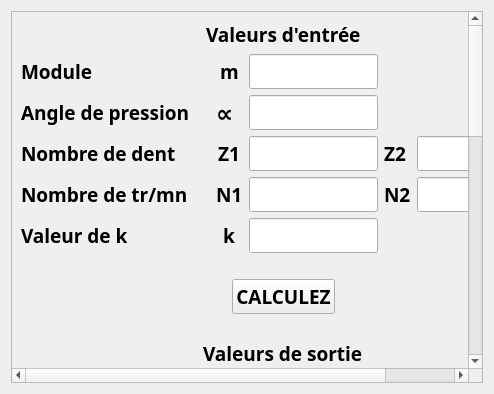
<?xml version="1.0" encoding="UTF-8"?>
<ui version="4.0">
 <class>denture_droite_ch1</class>
 <widget class="QWidget" name="denture_droite_ch1">
  <property name="geometry">
   <rect>
    <x>0</x>
    <y>0</y>
    <width>494</width>
    <height>394</height>
   </rect>
  </property>
  <property name="windowTitle">
   <string>Denture droite</string>
  </property>
  <layout class="QGridLayout" name="gridLayout_4">
   <item row="0" column="0">
    <widget class="QScrollArea" name="scrollArea">
     <property name="font">
      <font>
       <pointsize>14</pointsize>
      </font>
     </property>
     <property name="widgetResizable">
      <bool>true</bool>
     </property>
     <widget class="QWidget" name="scrollAreaWidgetContents_2">
      <property name="geometry">
       <rect>
        <x>0</x>
        <y>0</y>
        <width>467</width>
        <height>792</height>
       </rect>
      </property>
      <layout class="QGridLayout" name="gridLayout_3">
       <item row="2" column="0">
        <spacer name="horizontalSpacer_5">
         <property name="orientation">
          <enum>Qt::Horizontal</enum>
         </property>
         <property name="sizeHint" stdset="0">
          <size>
           <width>40</width>
           <height>20</height>
          </size>
         </property>
        </spacer>
       </item>
       <item row="3" column="0" alignment="Qt::AlignHCenter">
        <widget class="QPushButton" name="pushButton_2">
         <property name="font">
          <font>
           <family>Arial Black</family>
           <weight>75</weight>
           <bold>true</bold>
          </font>
         </property>
         <property name="text">
          <string>RETOUR</string>
         </property>
        </widget>
       </item>
       <item row="0" column="0">
        <layout class="QVBoxLayout" name="verticalLayout_8">
         <item>
          <layout class="QVBoxLayout" name="verticalLayout_7">
           <item>
            <layout class="QVBoxLayout" name="verticalLayout_6">
             <item>
              <layout class="QVBoxLayout" name="verticalLayout_5">
               <item>
                <layout class="QVBoxLayout" name="verticalLayout_4">
                 <item alignment="Qt::AlignHCenter">
                  <widget class="QLabel" name="label_2">
                   <property name="font">
                    <font>
                     <family>Arial Black</family>
                     <pointsize>14</pointsize>
                     <weight>75</weight>
                     <bold>true</bold>
                    </font>
                   </property>
                   <property name="text">
                    <string>Valeurs d'entrée</string>
                   </property>
                  </widget>
                 </item>
                </layout>
               </item>
               <item>
                <layout class="QHBoxLayout" name="horizontalLayout_2">
                 <item>
                  <layout class="QVBoxLayout" name="verticalLayout_3">
                   <item>
                    <widget class="QLabel" name="label_3">
                     <property name="font">
                      <font>
                       <family>Arial Black</family>
                       <pointsize>14</pointsize>
                       <weight>75</weight>
                       <bold>true</bold>
                      </font>
                     </property>
                     <property name="text">
                      <string>Module</string>
                     </property>
                    </widget>
                   </item>
                   <item>
                    <widget class="QLabel" name="label_4">
                     <property name="font">
                      <font>
                       <family>Arial Black</family>
                       <pointsize>14</pointsize>
                       <weight>75</weight>
                       <bold>true</bold>
                      </font>
                     </property>
                     <property name="text">
                      <string>Angle de pression</string>
                     </property>
                    </widget>
                   </item>
                   <item>
                    <widget class="QLabel" name="label_5">
                     <property name="font">
                      <font>
                       <family>Arial Black</family>
                       <pointsize>14</pointsize>
                       <weight>75</weight>
                       <bold>true</bold>
                      </font>
                     </property>
                     <property name="text">
                      <string>Nombre de dent</string>
                     </property>
                    </widget>
                   </item>
                   <item>
                    <widget class="QLabel" name="label_6">
                     <property name="font">
                      <font>
                       <family>Arial Black</family>
                       <pointsize>14</pointsize>
                       <weight>75</weight>
                       <bold>true</bold>
                      </font>
                     </property>
                     <property name="text">
                      <string>Nombre de tr/mn</string>
                     </property>
                    </widget>
                   </item>
                   <item>
                    <widget class="QLabel" name="label_7">
                     <property name="font">
                      <font>
                       <family>Arial Black</family>
                       <pointsize>14</pointsize>
                       <weight>75</weight>
                       <bold>true</bold>
                      </font>
                     </property>
                     <property name="text">
                      <string>Valeur de k</string>
                     </property>
                    </widget>
                   </item>
                  </layout>
                 </item>
                 <item>
                  <spacer name="verticalSpacer">
                   <property name="font">
                    <font>
                     <pointsize>14</pointsize>
                    </font>
                   </property>
                   <property name="orientation">
                    <enum>Qt::Vertical</enum>
                   </property>
                   <property name="sizeHint" stdset="0">
                    <size>
                     <width>20</width>
                     <height>40</height>
                    </size>
                   </property>
                  </spacer>
                 </item>
                 <item>
                  <layout class="QGridLayout" name="gridLayout_2">
                   <item row="4" column="1">
                    <widget class="QLineEdit" name="lineEdit_5_k">
                     <property name="font">
                      <font>
                       <family>Arial Black</family>
                       <pointsize>14</pointsize>
                       <weight>75</weight>
                       <bold>true</bold>
                      </font>
                     </property>
                     <property name="text">
                      <string/>
                     </property>
                    </widget>
                   </item>
                   <item row="2" column="1">
                    <widget class="QLineEdit" name="lineEdit_7_Z1">
                     <property name="font">
                      <font>
                       <family>Arial Black</family>
                       <pointsize>14</pointsize>
                       <weight>75</weight>
                       <bold>true</bold>
                      </font>
                     </property>
                    </widget>
                   </item>
                   <item row="2" column="0" alignment="Qt::AlignHCenter">
                    <widget class="QLabel" name="label_30">
                     <property name="font">
                      <font>
                       <family>Arial Black</family>
                       <pointsize>14</pointsize>
                       <weight>75</weight>
                       <bold>true</bold>
                      </font>
                     </property>
                     <property name="text">
                      <string>Z1</string>
                     </property>
                    </widget>
                   </item>
                   <item row="4" column="0" alignment="Qt::AlignHCenter">
                    <widget class="QLabel" name="label_34">
                     <property name="font">
                      <font>
                       <family>Arial Black</family>
                       <pointsize>14</pointsize>
                       <weight>75</weight>
                       <bold>true</bold>
                      </font>
                     </property>
                     <property name="text">
                      <string>k</string>
                     </property>
                    </widget>
                   </item>
                   <item row="3" column="1">
                    <widget class="QLineEdit" name="lineEdit_13_N1">
                     <property name="font">
                      <font>
                       <family>Arial Black</family>
                       <pointsize>14</pointsize>
                       <weight>75</weight>
                       <bold>true</bold>
                      </font>
                     </property>
                    </widget>
                   </item>
                   <item row="3" column="0" alignment="Qt::AlignHCenter">
                    <widget class="QLabel" name="label_33">
                     <property name="font">
                      <font>
                       <family>Arial Black</family>
                       <pointsize>14</pointsize>
                       <weight>75</weight>
                       <bold>true</bold>
                      </font>
                     </property>
                     <property name="text">
                      <string>N1</string>
                     </property>
                    </widget>
                   </item>
                   <item row="0" column="0" alignment="Qt::AlignHCenter">
                    <widget class="QLabel" name="label_25">
                     <property name="font">
                      <font>
                       <family>Arial Black</family>
                       <pointsize>14</pointsize>
                       <weight>75</weight>
                       <bold>true</bold>
                      </font>
                     </property>
                     <property name="text">
                      <string>m</string>
                     </property>
                    </widget>
                   </item>
                   <item row="0" column="1">
                    <widget class="QLineEdit" name="lineEdit_12_module">
                     <property name="font">
                      <font>
                       <family>Arial Black</family>
                       <pointsize>14</pointsize>
                       <weight>75</weight>
                       <bold>true</bold>
                      </font>
                     </property>
                    </widget>
                   </item>
                   <item row="1" column="0">
                    <widget class="QLabel" name="label_27">
                     <property name="font">
                      <font>
                       <family>Arial Black</family>
                       <pointsize>18</pointsize>
                       <weight>75</weight>
                       <bold>true</bold>
                      </font>
                     </property>
                     <property name="text">
                      <string>∝</string>
                     </property>
                    </widget>
                   </item>
                   <item row="1" column="1">
                    <widget class="QLineEdit" name="lineEdit_2_alpha">
                     <property name="font">
                      <font>
                       <family>Arial Black</family>
                       <pointsize>14</pointsize>
                       <weight>75</weight>
                       <bold>true</bold>
                      </font>
                     </property>
                    </widget>
                   </item>
                   <item row="2" column="2">
                    <widget class="QLabel" name="label_46">
                     <property name="font">
                      <font>
                       <family>Arial Black</family>
                       <pointsize>14</pointsize>
                       <weight>75</weight>
                       <bold>true</bold>
                      </font>
                     </property>
                     <property name="text">
                      <string>Z2</string>
                     </property>
                    </widget>
                   </item>
                   <item row="3" column="3">
                    <widget class="QLineEdit" name="lineEdit_23_N2">
                     <property name="font">
                      <font>
                       <family>Arial Black</family>
                       <pointsize>14</pointsize>
                       <weight>75</weight>
                       <bold>true</bold>
                      </font>
                     </property>
                    </widget>
                   </item>
                   <item row="2" column="3">
                    <widget class="QLineEdit" name="lineEdit_22_Z2">
                     <property name="font">
                      <font>
                       <family>Arial Black</family>
                       <pointsize>14</pointsize>
                       <weight>75</weight>
                       <bold>true</bold>
                      </font>
                     </property>
                    </widget>
                   </item>
                   <item row="3" column="2">
                    <widget class="QLabel" name="label_47">
                     <property name="font">
                      <font>
                       <family>Arial Black</family>
                       <pointsize>14</pointsize>
                       <weight>75</weight>
                       <bold>true</bold>
                      </font>
                     </property>
                     <property name="text">
                      <string>N2</string>
                     </property>
                    </widget>
                   </item>
                  </layout>
                 </item>
                </layout>
               </item>
              </layout>
             </item>
             <item>
              <spacer name="horizontalSpacer_2">
               <property name="font">
                <font>
                 <pointsize>14</pointsize>
                </font>
               </property>
               <property name="orientation">
                <enum>Qt::Horizontal</enum>
               </property>
               <property name="sizeHint" stdset="0">
                <size>
                 <width>40</width>
                 <height>20</height>
                </size>
               </property>
              </spacer>
             </item>
             <item alignment="Qt::AlignHCenter">
              <widget class="QPushButton" name="pushButton">
               <property name="maximumSize">
                <size>
                 <width>180</width>
                 <height>180</height>
                </size>
               </property>
               <property name="font">
                <font>
                 <family>Arial Black</family>
                 <pointsize>14</pointsize>
                 <weight>75</weight>
                 <bold>true</bold>
                </font>
               </property>
               <property name="text">
                <string>CALCULEZ</string>
               </property>
              </widget>
             </item>
            </layout>
           </item>
           <item>
            <spacer name="horizontalSpacer_3">
             <property name="font">
              <font>
               <pointsize>14</pointsize>
              </font>
             </property>
             <property name="orientation">
              <enum>Qt::Horizontal</enum>
             </property>
             <property name="sizeHint" stdset="0">
              <size>
               <width>40</width>
               <height>20</height>
              </size>
             </property>
            </spacer>
           </item>
           <item alignment="Qt::AlignHCenter">
            <widget class="QLabel" name="label_45">
             <property name="font">
              <font>
               <family>Arial Black</family>
               <pointsize>14</pointsize>
               <weight>75</weight>
               <bold>true</bold>
              </font>
             </property>
             <property name="text">
              <string>Valeurs de sortie</string>
             </property>
            </widget>
           </item>
          </layout>
         </item>
         <item>
          <layout class="QHBoxLayout" name="horizontalLayout_3">
           <item>
            <layout class="QVBoxLayout" name="verticalLayout_2">
             <item>
              <widget class="QLabel" name="label_16">
               <property name="font">
                <font>
                 <family>Arial Black</family>
                 <pointsize>14</pointsize>
                 <weight>75</weight>
                 <bold>true</bold>
                </font>
               </property>
               <property name="text">
                <string>Rapport d'engrenage</string>
               </property>
              </widget>
             </item>
             <item>
              <widget class="QLabel" name="label_17">
               <property name="font">
                <font>
                 <family>Arial Black</family>
                 <pointsize>14</pointsize>
                 <weight>75</weight>
                 <bold>true</bold>
                </font>
               </property>
               <property name="text">
                <string>Rapport de transmission</string>
               </property>
              </widget>
             </item>
             <item>
              <widget class="QLabel" name="label_8">
               <property name="font">
                <font>
                 <family>Arial Black</family>
                 <pointsize>14</pointsize>
                 <weight>75</weight>
                 <bold>true</bold>
                </font>
               </property>
               <property name="text">
                <string>Pas au primitif</string>
               </property>
              </widget>
             </item>
             <item>
              <widget class="QLabel" name="label_9">
               <property name="font">
                <font>
                 <family>Arial Black</family>
                 <pointsize>14</pointsize>
                 <weight>75</weight>
                 <bold>true</bold>
                </font>
               </property>
               <property name="text">
                <string>Pas de base</string>
               </property>
              </widget>
             </item>
             <item>
              <widget class="QLabel" name="label_10">
               <property name="font">
                <font>
                 <family>Arial Black</family>
                 <pointsize>14</pointsize>
                 <weight>75</weight>
                 <bold>true</bold>
                </font>
               </property>
               <property name="text">
                <string>Diamètre primitif</string>
               </property>
              </widget>
             </item>
             <item>
              <widget class="QLabel" name="label_11">
               <property name="font">
                <font>
                 <family>Arial Black</family>
                 <pointsize>14</pointsize>
                 <weight>75</weight>
                 <bold>true</bold>
                </font>
               </property>
               <property name="text">
                <string>Entraxe entre les deux roues</string>
               </property>
              </widget>
             </item>
             <item>
              <widget class="QLabel" name="label_12">
               <property name="font">
                <font>
                 <family>Arial Black</family>
                 <pointsize>14</pointsize>
                 <weight>75</weight>
                 <bold>true</bold>
                </font>
               </property>
               <property name="text">
                <string>Diamètre de tête</string>
               </property>
              </widget>
             </item>
             <item>
              <widget class="QLabel" name="label_14">
               <property name="font">
                <font>
                 <family>Arial Black</family>
                 <pointsize>14</pointsize>
                 <weight>75</weight>
                 <bold>true</bold>
                </font>
               </property>
               <property name="text">
                <string>Diamètre de pied</string>
               </property>
              </widget>
             </item>
             <item>
              <widget class="QLabel" name="label_13">
               <property name="font">
                <font>
                 <family>Arial Black</family>
                 <pointsize>14</pointsize>
                 <weight>75</weight>
                 <bold>true</bold>
                </font>
               </property>
               <property name="text">
                <string>Diamètre de base</string>
               </property>
              </widget>
             </item>
             <item>
              <widget class="QLabel" name="label_15">
               <property name="font">
                <font>
                 <family>Arial Black</family>
                 <pointsize>14</pointsize>
                 <weight>75</weight>
                 <bold>true</bold>
                </font>
               </property>
               <property name="text">
                <string>Saillie</string>
               </property>
              </widget>
             </item>
             <item>
              <widget class="QLabel" name="label_18">
               <property name="font">
                <font>
                 <family>Arial Black</family>
                 <pointsize>14</pointsize>
                 <weight>75</weight>
                 <bold>true</bold>
                </font>
               </property>
               <property name="text">
                <string>Creux</string>
               </property>
              </widget>
             </item>
             <item>
              <widget class="QLabel" name="label_19">
               <property name="font">
                <font>
                 <family>Arial Black</family>
                 <pointsize>14</pointsize>
                 <weight>75</weight>
                 <bold>true</bold>
                </font>
               </property>
               <property name="text">
                <string>Hauteur de la dent</string>
               </property>
              </widget>
             </item>
             <item>
              <widget class="QLabel" name="label_20">
               <property name="font">
                <font>
                 <family>Arial Black</family>
                 <pointsize>14</pointsize>
                 <weight>75</weight>
                 <bold>true</bold>
                </font>
               </property>
               <property name="text">
                <string>Epaisseur de la dent</string>
               </property>
              </widget>
             </item>
             <item>
              <widget class="QLabel" name="label_21">
               <property name="font">
                <font>
                 <family>Arial Black</family>
                 <pointsize>14</pointsize>
                 <weight>75</weight>
                 <bold>true</bold>
                </font>
               </property>
               <property name="text">
                <string>Intervalle</string>
               </property>
              </widget>
             </item>
             <item>
              <widget class="QLabel" name="label_23">
               <property name="font">
                <font>
                 <family>Arial Black</family>
                 <pointsize>14</pointsize>
                 <weight>75</weight>
                 <bold>true</bold>
                </font>
               </property>
               <property name="text">
                <string>Largeur de la dent</string>
               </property>
              </widget>
             </item>
            </layout>
           </item>
           <item>
            <spacer name="horizontalSpacer_4">
             <property name="font">
              <font>
               <pointsize>14</pointsize>
              </font>
             </property>
             <property name="orientation">
              <enum>Qt::Horizontal</enum>
             </property>
             <property name="sizeType">
              <enum>QSizePolicy::Minimum</enum>
             </property>
             <property name="sizeHint" stdset="0">
              <size>
               <width>40</width>
               <height>20</height>
              </size>
             </property>
            </spacer>
           </item>
           <item>
            <layout class="QGridLayout" name="gridLayout">
             <item row="2" column="2">
              <widget class="QLabel" name="label_48">
               <property name="font">
                <font>
                 <family>Arial Black</family>
                 <pointsize>14</pointsize>
                 <weight>75</weight>
                 <bold>true</bold>
                </font>
               </property>
               <property name="text">
                <string>P2</string>
               </property>
              </widget>
             </item>
             <item row="2" column="3">
              <widget class="QLineEdit" name="lineEdit_24_p2">
               <property name="font">
                <font>
                 <family>Arial Black</family>
                 <pointsize>14</pointsize>
                 <weight>75</weight>
                 <bold>true</bold>
                </font>
               </property>
              </widget>
             </item>
             <item row="14" column="1">
              <widget class="QLineEdit" name="lineEdit_20_b">
               <property name="font">
                <font>
                 <family>Arial Black</family>
                 <pointsize>14</pointsize>
                 <weight>75</weight>
                 <bold>true</bold>
                </font>
               </property>
              </widget>
             </item>
             <item row="13" column="0">
              <widget class="QLabel" name="label_28">
               <property name="font">
                <font>
                 <family>Arial Black</family>
                 <pointsize>14</pointsize>
                 <weight>75</weight>
                 <bold>true</bold>
                </font>
               </property>
               <property name="text">
                <string>e</string>
               </property>
              </widget>
             </item>
             <item row="8" column="1">
              <widget class="QLineEdit" name="lineEdit_9_db1">
               <property name="font">
                <font>
                 <family>Arial Black</family>
                 <pointsize>14</pointsize>
                 <weight>75</weight>
                 <bold>true</bold>
                </font>
               </property>
              </widget>
             </item>
             <item row="3" column="0">
              <widget class="QLabel" name="label_29">
               <property name="font">
                <font>
                 <family>Arial Black</family>
                 <pointsize>14</pointsize>
                 <weight>75</weight>
                 <bold>true</bold>
                </font>
               </property>
               <property name="text">
                <string>Pb</string>
               </property>
              </widget>
             </item>
             <item row="1" column="0">
              <widget class="QLabel" name="label_31">
               <property name="font">
                <font>
                 <family>Arial Black</family>
                 <pointsize>14</pointsize>
                 <weight>75</weight>
                 <bold>true</bold>
                </font>
               </property>
               <property name="text">
                <string>i</string>
               </property>
              </widget>
             </item>
             <item row="0" column="0">
              <widget class="QLabel" name="label_32">
               <property name="font">
                <font>
                 <family>Arial Black</family>
                 <pointsize>14</pointsize>
                 <weight>75</weight>
                 <bold>true</bold>
                </font>
               </property>
               <property name="text">
                <string>U</string>
               </property>
              </widget>
             </item>
             <item row="2" column="0">
              <widget class="QLabel" name="label_35">
               <property name="font">
                <font>
                 <family>Arial Black</family>
                 <pointsize>14</pointsize>
                 <weight>75</weight>
                 <bold>true</bold>
                </font>
               </property>
               <property name="text">
                <string>P1</string>
               </property>
              </widget>
             </item>
             <item row="12" column="0">
              <widget class="QLabel" name="label_36">
               <property name="font">
                <font>
                 <family>Arial Black</family>
                 <pointsize>14</pointsize>
                 <weight>75</weight>
                 <bold>true</bold>
                </font>
               </property>
               <property name="text">
                <string>S1</string>
               </property>
              </widget>
             </item>
             <item row="6" column="0">
              <widget class="QLabel" name="label_37">
               <property name="font">
                <font>
                 <family>Arial Black</family>
                 <pointsize>14</pointsize>
                 <weight>75</weight>
                 <bold>true</bold>
                </font>
               </property>
               <property name="text">
                <string>da1</string>
               </property>
              </widget>
             </item>
             <item row="7" column="0">
              <widget class="QLabel" name="label_39">
               <property name="font">
                <font>
                 <family>Arial Black</family>
                 <pointsize>14</pointsize>
                 <weight>75</weight>
                 <bold>true</bold>
                </font>
               </property>
               <property name="text">
                <string>df1</string>
               </property>
              </widget>
             </item>
             <item row="13" column="1">
              <widget class="QLineEdit" name="lineEdit_17_e">
               <property name="font">
                <font>
                 <family>Arial Black</family>
                 <pointsize>14</pointsize>
                 <weight>75</weight>
                 <bold>true</bold>
                </font>
               </property>
              </widget>
             </item>
             <item row="10" column="1">
              <widget class="QLineEdit" name="lineEdit_15_hf">
               <property name="font">
                <font>
                 <family>Arial Black</family>
                 <pointsize>14</pointsize>
                 <weight>75</weight>
                 <bold>true</bold>
                </font>
               </property>
              </widget>
             </item>
             <item row="4" column="0">
              <widget class="QLabel" name="label_38">
               <property name="font">
                <font>
                 <family>Arial Black</family>
                 <pointsize>14</pointsize>
                 <weight>75</weight>
                 <bold>true</bold>
                </font>
               </property>
               <property name="text">
                <string>d1</string>
               </property>
              </widget>
             </item>
             <item row="5" column="0">
              <widget class="QLabel" name="label_42">
               <property name="font">
                <font>
                 <family>Arial Black</family>
                 <pointsize>14</pointsize>
                 <weight>75</weight>
                 <bold>true</bold>
                </font>
               </property>
               <property name="text">
                <string>a</string>
               </property>
              </widget>
             </item>
             <item row="10" column="0">
              <widget class="QLabel" name="label_40">
               <property name="font">
                <font>
                 <family>Arial Black</family>
                 <pointsize>14</pointsize>
                 <weight>75</weight>
                 <bold>true</bold>
                </font>
               </property>
               <property name="text">
                <string>hf</string>
               </property>
              </widget>
             </item>
             <item row="11" column="0">
              <widget class="QLabel" name="label_41">
               <property name="font">
                <font>
                 <family>Arial Black</family>
                 <pointsize>14</pointsize>
                 <weight>75</weight>
                 <bold>true</bold>
                </font>
               </property>
               <property name="text">
                <string>h</string>
               </property>
              </widget>
             </item>
             <item row="9" column="0">
              <widget class="QLabel" name="label_44">
               <property name="font">
                <font>
                 <family>Arial Black</family>
                 <pointsize>14</pointsize>
                 <weight>75</weight>
                 <bold>true</bold>
                </font>
               </property>
               <property name="text">
                <string>ha</string>
               </property>
              </widget>
             </item>
             <item row="12" column="1">
              <widget class="QLineEdit" name="lineEdit_18_S1">
               <property name="font">
                <font>
                 <family>Arial Black</family>
                 <pointsize>14</pointsize>
                 <weight>75</weight>
                 <bold>true</bold>
                </font>
               </property>
              </widget>
             </item>
             <item row="8" column="0">
              <widget class="QLabel" name="label_43">
               <property name="font">
                <font>
                 <family>Arial Black</family>
                 <pointsize>14</pointsize>
                 <weight>75</weight>
                 <bold>true</bold>
                </font>
               </property>
               <property name="text">
                <string>db1</string>
               </property>
              </widget>
             </item>
             <item row="9" column="1">
              <widget class="QLineEdit" name="lineEdit_19_ha">
               <property name="font">
                <font>
                 <family>Arial Black</family>
                 <pointsize>14</pointsize>
                 <weight>75</weight>
                 <bold>true</bold>
                </font>
               </property>
              </widget>
             </item>
             <item row="11" column="1">
              <widget class="QLineEdit" name="lineEdit_16_h">
               <property name="font">
                <font>
                 <family>Arial Black</family>
                 <pointsize>14</pointsize>
                 <weight>75</weight>
                 <bold>true</bold>
                </font>
               </property>
              </widget>
             </item>
             <item row="5" column="1">
              <widget class="QLineEdit" name="lineEdit_a">
               <property name="font">
                <font>
                 <family>Arial Black</family>
                 <pointsize>14</pointsize>
                 <weight>75</weight>
                 <bold>true</bold>
                </font>
               </property>
              </widget>
             </item>
             <item row="14" column="0">
              <widget class="QLabel" name="label_24">
               <property name="font">
                <font>
                 <family>Arial Black</family>
                 <pointsize>14</pointsize>
                 <weight>75</weight>
                 <bold>true</bold>
                </font>
               </property>
               <property name="text">
                <string>b</string>
               </property>
              </widget>
             </item>
             <item row="7" column="1">
              <widget class="QLineEdit" name="lineEdit_10_df1">
               <property name="font">
                <font>
                 <family>Arial Black</family>
                 <pointsize>14</pointsize>
                 <weight>75</weight>
                 <bold>true</bold>
                </font>
               </property>
              </widget>
             </item>
             <item row="1" column="1">
              <widget class="QLineEdit" name="lineEdit_4_i">
               <property name="font">
                <font>
                 <family>Arial Black</family>
                 <pointsize>14</pointsize>
                 <weight>75</weight>
                 <bold>true</bold>
                </font>
               </property>
              </widget>
             </item>
             <item row="3" column="1">
              <widget class="QLineEdit" name="lineEdit_8_Pb">
               <property name="font">
                <font>
                 <family>Arial Black</family>
                 <pointsize>14</pointsize>
                 <weight>75</weight>
                 <bold>true</bold>
                </font>
               </property>
              </widget>
             </item>
             <item row="0" column="1">
              <widget class="QLineEdit" name="lineEdit_14_U">
               <property name="font">
                <font>
                 <family>Arial Black</family>
                 <pointsize>14</pointsize>
                 <weight>75</weight>
                 <bold>true</bold>
                </font>
               </property>
              </widget>
             </item>
             <item row="4" column="1">
              <widget class="QLineEdit" name="lineEdit_3_d1">
               <property name="font">
                <font>
                 <family>Arial Black</family>
                 <pointsize>14</pointsize>
                 <weight>75</weight>
                 <bold>true</bold>
                </font>
               </property>
              </widget>
             </item>
             <item row="2" column="1">
              <widget class="QLineEdit" name="lineEdit_6_p1">
               <property name="font">
                <font>
                 <family>Arial Black</family>
                 <pointsize>14</pointsize>
                 <weight>75</weight>
                 <bold>true</bold>
                </font>
               </property>
              </widget>
             </item>
             <item row="6" column="1">
              <widget class="QLineEdit" name="lineEdit_11_da1">
               <property name="font">
                <font>
                 <family>Arial Black</family>
                 <pointsize>14</pointsize>
                 <weight>75</weight>
                 <bold>true</bold>
                </font>
               </property>
              </widget>
             </item>
             <item row="4" column="2">
              <widget class="QLabel" name="label_49">
               <property name="font">
                <font>
                 <family>Arial Black</family>
                 <pointsize>14</pointsize>
                 <weight>75</weight>
                 <bold>true</bold>
                </font>
               </property>
               <property name="text">
                <string>d2</string>
               </property>
              </widget>
             </item>
             <item row="4" column="3">
              <widget class="QLineEdit" name="lineEdit_25_d2">
               <property name="font">
                <font>
                 <family>Arial Black</family>
                 <pointsize>14</pointsize>
                 <weight>75</weight>
                 <bold>true</bold>
                </font>
               </property>
              </widget>
             </item>
             <item row="6" column="3">
              <widget class="QLineEdit" name="lineEdit_26_da2">
               <property name="font">
                <font>
                 <family>Arial Black</family>
                 <pointsize>14</pointsize>
                 <weight>75</weight>
                 <bold>true</bold>
                </font>
               </property>
              </widget>
             </item>
             <item row="7" column="3">
              <widget class="QLineEdit" name="lineEdit_27_df2">
               <property name="font">
                <font>
                 <family>Arial Black</family>
                 <pointsize>14</pointsize>
                 <weight>75</weight>
                 <bold>true</bold>
                </font>
               </property>
              </widget>
             </item>
             <item row="8" column="3">
              <widget class="QLineEdit" name="lineEdit_28_db2">
               <property name="font">
                <font>
                 <family>Arial Black</family>
                 <pointsize>14</pointsize>
                 <weight>75</weight>
                 <bold>true</bold>
                </font>
               </property>
              </widget>
             </item>
             <item row="6" column="2">
              <widget class="QLabel" name="label_51">
               <property name="font">
                <font>
                 <family>Arial Black</family>
                 <pointsize>14</pointsize>
                 <weight>75</weight>
                 <bold>true</bold>
                </font>
               </property>
               <property name="text">
                <string>da2</string>
               </property>
              </widget>
             </item>
             <item row="12" column="3">
              <widget class="QLineEdit" name="lineEdit_29_S2">
               <property name="font">
                <font>
                 <family>Arial Black</family>
                 <pointsize>14</pointsize>
                 <weight>75</weight>
                 <bold>true</bold>
                </font>
               </property>
              </widget>
             </item>
             <item row="7" column="2">
              <widget class="QLabel" name="label_52">
               <property name="font">
                <font>
                 <family>Arial Black</family>
                 <pointsize>14</pointsize>
                 <weight>75</weight>
                 <bold>true</bold>
                </font>
               </property>
               <property name="text">
                <string>df2</string>
               </property>
              </widget>
             </item>
             <item row="12" column="2">
              <widget class="QLabel" name="label_54">
               <property name="font">
                <font>
                 <family>Arial Black</family>
                 <pointsize>14</pointsize>
                 <weight>75</weight>
                 <bold>true</bold>
                </font>
               </property>
               <property name="text">
                <string>s2</string>
               </property>
              </widget>
             </item>
             <item row="8" column="2">
              <widget class="QLabel" name="label_53">
               <property name="font">
                <font>
                 <family>Arial Black</family>
                 <pointsize>14</pointsize>
                 <weight>75</weight>
                 <bold>true</bold>
                </font>
               </property>
               <property name="text">
                <string>db2</string>
               </property>
              </widget>
             </item>
            </layout>
           </item>
          </layout>
         </item>
        </layout>
       </item>
       <item row="1" column="0">
        <spacer name="horizontalSpacer_6">
         <property name="orientation">
          <enum>Qt::Horizontal</enum>
         </property>
         <property name="sizeHint" stdset="0">
          <size>
           <width>40</width>
           <height>20</height>
          </size>
         </property>
        </spacer>
       </item>
      </layout>
     </widget>
    </widget>
   </item>
  </layout>
 </widget>
 <resources/>
 <connections/>
</ui>
